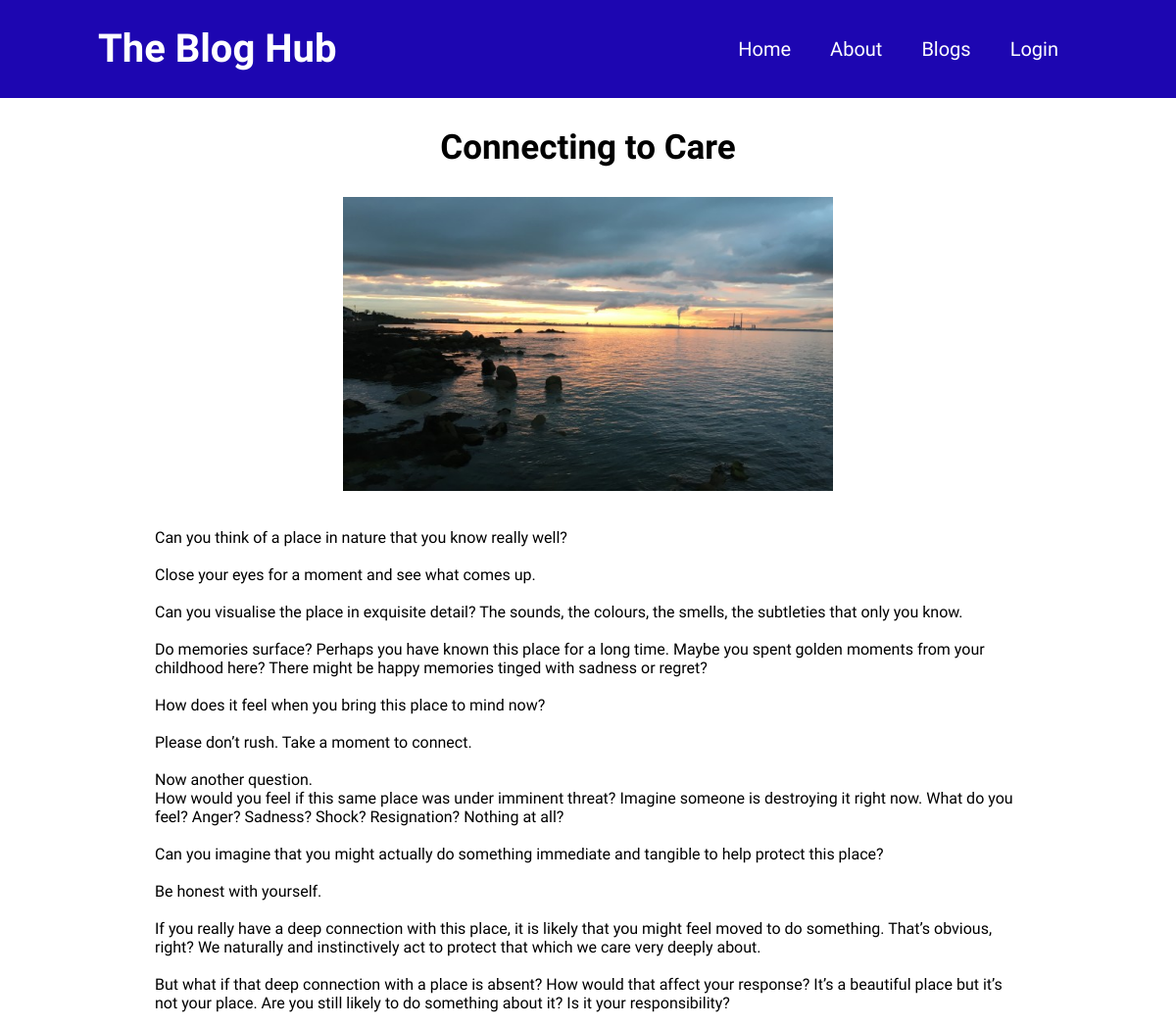
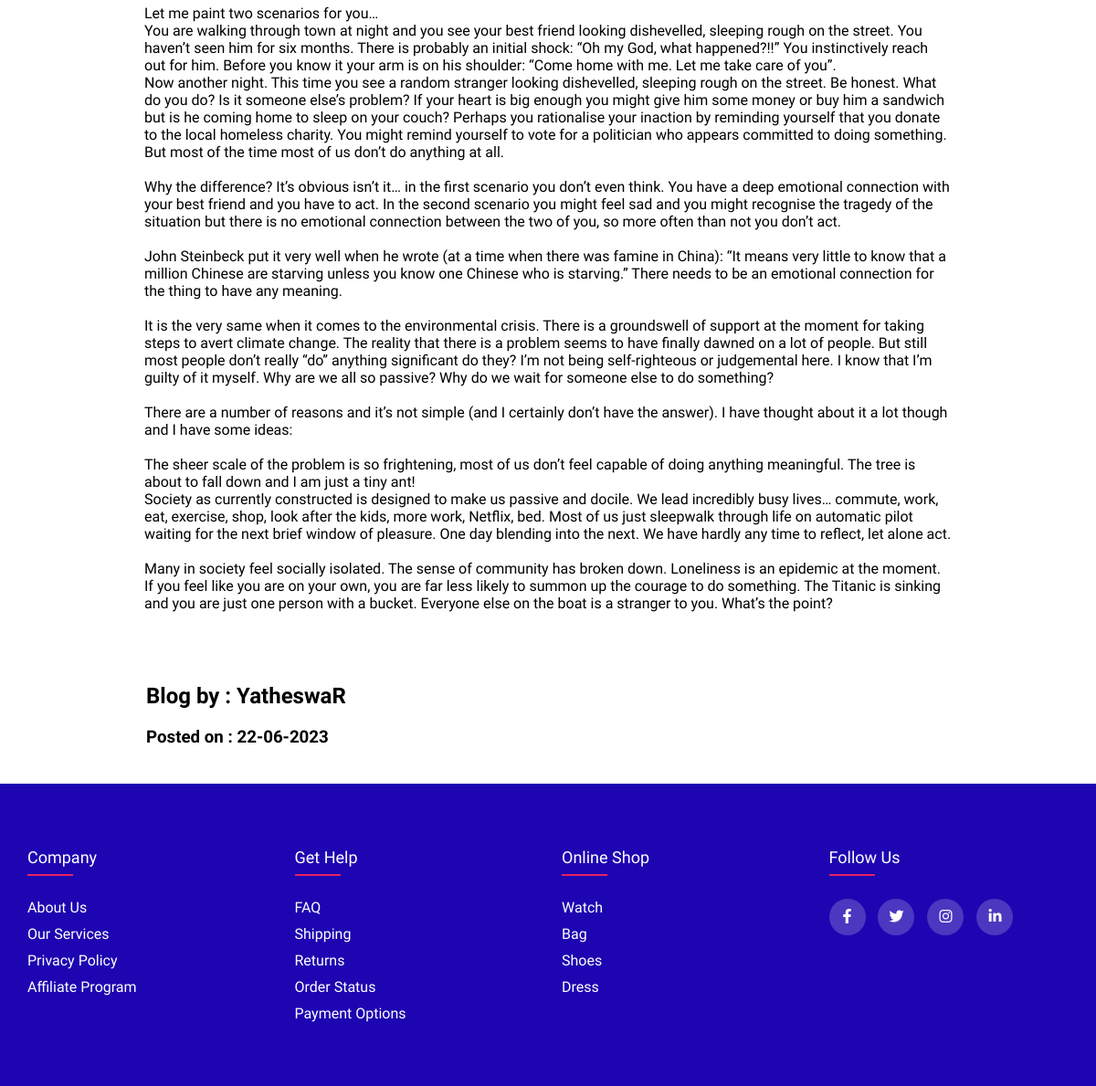
Screenshot of /single-blog.php?id=3 with the database file from the repository (2 pictures, top to bottom).
### tables this page shows
CREATE TABLE `blogs` (
  `id` int(100) NOT NULL,
  `title` text DEFAULT NULL,
  `description` text DEFAULT NULL,
  `image` longblob DEFAULT NULL,
  `category` text DEFAULT NULL,
  `author` text DEFAULT NULL,
  `blogid` text DEFAULT NULL,
  `createdat` datetime(6) DEFAULT current_timestamp(6)
);

### single-blog.php (the view, shortened to what this page needs)
<?php
    if(isset($_GET["id"])){
        $id = $_GET["id"];
    }
    require_once('./config.php');
?>
<!DOCTYPE html>
<html lang="en">
<head>
    <link rel="stylesheet" href="./css/style.css">
    <link rel="stylesheet" href="https://cdnjs.cloudflare.com/ajax/libs/font-awesome/6.4.0/css/all.min.css" />
    <link href='https://unpkg.com/boxicons@2.1.4/css/boxicons.min.css' rel='stylesheet'>
</head>
<body>
    <nav class="navbar">
        <div class="logo">
            <h1>The Blog Hub</h1>
        </div>
        <ul class="links">
            <li><a href="./index.php">Home</a></li>
            <li><a href="#">About</a></li>
            <li><a href="./index.php#blogs">Blogs</a></li>
            <?php if(isset($_SESSION["id"])): ?>
                <li><a href="./admin-panel/blogs/index.php">Create a Blog</a></li>
                <li><a href="./logout.php" class="logout" onclick='return checklogout()'>LOGOUT</a></li>
            <?php else: ?>
                <li><a href="./login.php">Login</a></li>
            <?php endif; ?>
        </ul>
    </nav>
    <div class="single-blog">
        <div class="container">
            <?php
                $blog = mysqli_query($db, "SELECT * FROM `blogs` WHERE id=$id");
                if(!$blog){
                    die("Query Failed...".mysqli_error($db));
                }
                else{
                    $row = mysqli_fetch_assoc($blog);
                    $original_date = $row['createdat'];
                    $original_date = new DateTime($original_date);
                    $new_date = $original_date->format("d-m-Y");
                    echo "
                        <h1>$row[title]</h1>
                        <img src='./db-images/blogs/$row[image]' alt=''>
                        <div class='description'>$row[description]</div>
                        <div class='author'>
                            <h2>Blog by : $row[author]</h2>
                            <h3>Posted on : $new_date</h3>
                        </div>
                    ";
                }
            ?>
        </div>
    </div>
    <footer class="footer">
        <div class="container">
            <div class="row">
                <div class="footer-col">
                    <h4>company</h4>
                    <ul>
                        <li><a href='#'>about us</a></li>
                        <li><a href='#'>our services</a></li>
                        <li><a href='#'>privacy policy</a></li>
                        <li><a href='#'>affiliate program</a></li>
                    </ul>
                </div>
                <div class="footer-col">
                    <h4>get help</h4>
                    <ul>
                        <li><a href='#'>FAQ</a></li>
                        <li><a href='#'>shipping</a></li>
                        <li><a href='#'>returns</a></li>
                        <li><a href='#'>order status</a></li>
                        <li><a href='#'>payment options</a></li>
                    </ul>
                </div>
                <div class="footer-col">
                    <h4>online shop</h4>
                    <ul>
                        <li><a href='#'>watch</a></li>
                        <li><a href='#'>bag</a></li>
                        <li><a href='#'>shoes</a></li>
                        <li><a href='#'>dress</a></li>
                    </ul>
                </div>
                <div class="footer-col">
                    <h4>follow us</h4>
                    <div class="social-links">
                        <a href='#'><i class="fab fa-facebook-f"></i></a>
                        <a href='#'><i class="fab fa-twitter"></i></a>
                        <a href='#'><i class="fab fa-instagram"></i></a>
                        <a href='#'><i class="fab fa-linkedin-in"></i></a>
                    </div>
                </div>
            </div>
        </div>
    </footer>
</body>
</html>

### css/style.css (style rules this page uses)
* { margin: 0; padding: 0; box-sizing: border-box; font-family: 'Hanken Grotesk', sans-serif; }
body { scroll-behavior: smooth; }
:root { --primary-color: #1d06b1; --white: #fff; --black: #000; --red: rgb(238, 17, 17); --box-shadow: 2px 10px 2px 2px rgba(68, 68, 212, 0.5); --tagline: #777; --blog-title: rgb(17, 17, 227); --button: rgb(39, 39, 234); --button-hover: rgb(4, 4, 131); }
nav.navbar { display: flex; background-color: var(--primary-color); height: 100px; width: 100%; justify-content: space-between; overflow: hidden; position: fixed; z-index: 1000; }
.navbar .logo h1 { font-size: 40px; color: var(--white); line-height: 100px; margin-left: 100px; }
.navbar ul.links { display: flex; line-height: 60px; list-style: none; margin-right: 100px; }
.navbar .links li { padding: 20px; }
.navbar .links li a { font-size: 20px; color: var(--white); text-decoration: none; }
.footer { position: relative; top: 100px; }
.footer .container { max-width: 1170px; margin: auto; }
.footer .row { display: flex; flex-wrap: wrap; }
.footer ul { list-style: none; }
.footer { background-color: var(--primary-color); padding: 70px 0; }
.footer-col { width: 25%; padding: 0 15px; }
.footer-col h4 { font-size: 18px; color: var(--white); text-transform: capitalize; margin-bottom: 35px; font-weight: 500; position: relative; }
.footer-col h4::before { content: ''; position: absolute; left: 0; bottom: -10px; background-color: #e91e63; height: 2px; box-sizing: border-box; width: 50px; }
.footer-col ul li:not(:last-child) { margin-bottom: 10px; }
.footer-col ul li a { font-size: 16px; text-transform: capitalize; color: var(--white); text-decoration: none; font-weight: 300; color: var(--white); display: block; transition: all 0.3s ease; }
.footer-col .social-links a { display: inline-block; height: 40px; width: 40px; background-color: rgba(255, 255, 255, 0.2); margin: 0 10px 10px 0; text-align: center; line-height: 40px; border-radius: 50%; color: var(--white); transition: all 0.5s ease; }
.single-blog { position: relative; top: 100px; width: 100%; min-height: 100vh; }
.single-blog .container { width: 80%; min-height: inherit; margin: auto; display: flex; flex-direction: column; justify-content: center; align-items: center; }
.single-blog .container h1 { text-align: center; padding: 10px; margin: 20px; font-size: 35px; }
.single-blog .container img { height: 300px; width: 500px; }
.single-blog .container .description { padding: 18px; margin: 20px; }
.single-blog .container .author { padding: 20px; margin: 10px; align-self: start; text-align: left; }
.single-blog .container .author h2, h3 { padding: 10px; }

### rows the page displays
blogs: title "Connecting to Care", image (picture), description "Can you think of a place in nature that you know really well? Close your eyes for a moment and see what comes up. Can you visualise the place in exquisite detail? The sounds, the colours, the smells, the subtleties that only you know. Do memories surface? Perhaps you have known this place for a long time. Maybe you spent golden moments from your childhood here? There might be happy memories tinged with sadness or regret? How does it feel when you bring this place to mind now? Please don’t rush. Take a moment to connect. Now another question. How would you feel if this same place was under imminent threat? Imagine someone is destroying it right now. What do you feel? Anger? Sadness? Shock?…", author "YatheswaR", createdat "22-06-2023"
